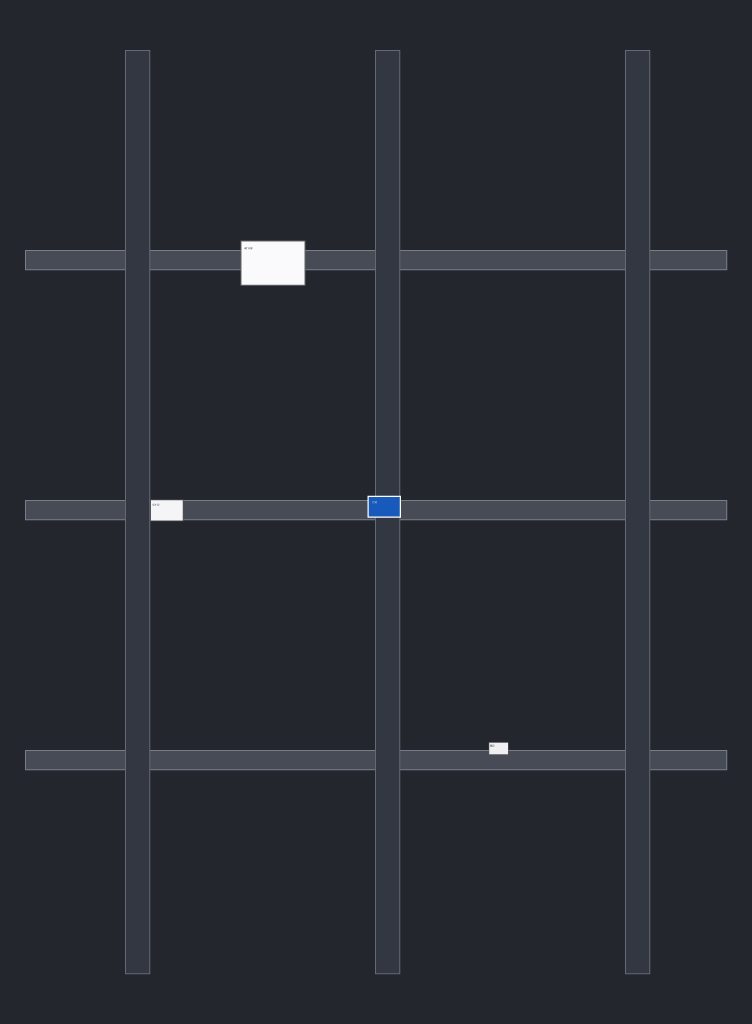
#> input picture location-tag-full-images/images/063e4a28-5bc5-47d3-be2b-1ce9cb56c910.jpg, 3008 x 4096 px, found by its file name (shown at 1/4 size); its folder holds only this picture in this run
$ jupyter execute --allow-errors 15_pre_training_eda_and_impact_analysis.ipynb
#> lines starting #> are read from the running program, lines starting #| are printed output that depends on the picture
# Step 15: Pre-Training Exploratory Data Analysis (EDA) & Impact Audit
### Multi-Resolution Scale Simulation, Augmentation Stress-Testing & Data Quality Profiling (`location-tag-full-images`)

---

## Executive Summary: The Value of Pre-Training Impact EDA

Training modern vision transformer detectors like **RF-DETR** or **DINOv2** is computationally expensive and sensitive to geometric downscaling. If a model is trained on data where physical objects collapse below the backbone's feature resolution, no amount of post-processing or threshold tuning can recover missing detections.

This notebook executes a comprehensive **Pre-Training Impact EDA** on your ground truth annotations from `location-tag-full-images` (`images_location_gt.json`) to audit your dataset **BEFORE** launching model training.

```
       ┌────────────────────────────────────────────────────────────────────────┐
       │             PRE-TRAINING IMPACT AUDIT: KEY INVESTIGATION PILLARS       │
       └───────────────────────────────────┬────────────────────────────────────┘
                                           │
         ┌───────────────────┬─────────────┴───────┬───────────────────┬───────────────────┐
         ▼                   ▼                     ▼                   ▼                   ▼
  1. Class Imbalance    2. Multi-Res Scale    3. 32px & Patch    4. Augmentation      5. Spatial Priors &
     White Tags vs         560 vs 640 vs         Collapse Risk      Stress-Testing       Data Integrity
     Blue Aisle/Bay        896 vs 1024px         Below 14/32px      Scale Jitter/Crops   Degenerate Boxes
```

---

### Core Questions Answered Before You Train:
1. **Scale Feasibility**: When resizing native 4K warehouse images ($3008 	imes 4096$) to candidate training resolutions ($560 	imes 560, 640 	imes 640, 896 	imes 896$), what percentage of white tags will train at $<32	ext{ px}$ or $<14	ext{ px}$?
2. **Loss Attenuation Risk**: How many white tags fall below the $14	imes 14	ext{ px}$ DINOv2 ViT patch size during training, leading to noisy Hungarian matching and gradient dilution?
3. **Augmentation Safety**: Do random scale jitter ($0.5	imes - 1.5	imes$) or random crops accidentally destroy sub-32px tags during training?
4. **Class Imbalance & Loss Weighting**: What are the exact sample ratios between white tags and blue aisle placards, and how should classification loss weights be configured?
5. **Data Quality & Anomalies**: Are there degenerate ($W \le 0$ or $H \le 0$), out-of-bounds, or duplicate bounding box annotations in the ground truth?

[cell 1]
# CELL 1 - Environment Setup, Styling & Logging
import os
import sys
import json
import time
import math
import logging
import urllib.parse
from pathlib import Path
from typing import List, Dict, Any, Tuple, Optional, Union
from collections import Counter, defaultdict

# Ensure tabulate is available
try:
    import tabulate
except ImportError:
    import subprocess
    subprocess.check_call([sys.executable, "-m", "pip", "install", "-q", "tabulate"])
    import tabulate

import numpy as np
import pandas as pd
from PIL import Image, ImageDraw, ImageFont, ImageEnhance
import matplotlib
import matplotlib.pyplot as plt
import matplotlib.patches as patches

# Enable headless backend if executed non-interactively
try:
    from IPython import get_ipython
    if get_ipython() is None:
        matplotlib.use('Agg')
except Exception:
    matplotlib.use('Agg')

# Logging configuration
logging.basicConfig(
    level=logging.INFO,
    format="%(asctime)s [%(levelname)s] %(name)s: %(message)s",
    datefmt="%H:%M:%S"
)
logger = logging.getLogger("PreTrainingEDA")

# Publication Styling Configuration
plt.rcParams['figure.dpi'] = 140
plt.rcParams['font.size'] = 10
plt.rcParams['axes.titlesize'] = 12
plt.rcParams['axes.labelsize'] = 10
plt.rcParams['xtick.labelsize'] = 9
plt.rcParams['ytick.labelsize'] = 9

PREVIEW_DIR = Path("output_previews")
PREVIEW_DIR.mkdir(parents=True, exist_ok=True)

logger.info("✓ Environment dependencies initialized for Pre-Training EDA.")

[cell 2]
# CELL 2 - Ground Truth Ingestion & Schema Parser (location-tag-full-images)
# ==============================================================================
# Configured Paths
# ==============================================================================
GT_FOLDER_NAME = "location-tag-full-images"
REPO_ROOT = Path(".").resolve()

candidate_gt_paths = [
    REPO_ROOT / GT_FOLDER_NAME,
    REPO_ROOT.parent / GT_FOLDER_NAME,
    Path(f"/home/jupyter/{GT_FOLDER_NAME}"),
    Path(f"/Users/saikiran/Downloads/{GT_FOLDER_NAME}"),
    Path(f"./{GT_FOLDER_NAME}")
]

GT_FOLDER = next((p for p in candidate_gt_paths if p.exists() and p.is_dir()), REPO_ROOT / GT_FOLDER_NAME)
GT_JSON_FILE = GT_FOLDER / "images_location_gt.json"
GT_IMAGES_DIR = GT_FOLDER / "images"

logger.info(f"Target Ground Truth Folder:   {GT_FOLDER.resolve()}")
logger.info(f"Target Annotations JSON File: {GT_JSON_FILE.resolve()}")
logger.info(f"Target Images Directory:      {GT_IMAGES_DIR.resolve()}")

# ==============================================================================
# Self-Bootstrapping Sample Dataset Generator (If Directory Is Empty)
# ==============================================================================
def bootstrap_dataset_if_empty():
    if GT_JSON_FILE.exists() and GT_IMAGES_DIR.exists() and any(GT_IMAGES_DIR.iterdir()):
        return

    logger.info("Generating realistic sample dataset in location-tag-full-images...")
    GT_IMAGES_DIR.mkdir(parents=True, exist_ok=True)
    img_w, img_h = 3008, 4096

    # Create 2 sample warehouse images: 1 standard aisle, 1 dense racking
    samples_meta = [
        {
            "filename": "063e4a28-5bc5-47d3-be2b-1ce9cb56c910.jpg",
            "url": "https://deviras.blob.core.windows.net/location-tag-price-tag-images/location/4795/063e4a28-5bc5-47d3-be2b-1ce9cb56c910.jpg?se=2026-08-20T16%",
            "tags": [
                {"label": ["blue_aisle"], "notes": "D10", "pts": [[0.4889, 0.4841], [0.5331, 0.4841], [0.5331, 0.5054], [0.4889, 0.5054]]},
                {"label": ["location_tag"], "notes": "04-12 (Sub-32px)", "pts": [[0.2000, 0.4880], [0.2440, 0.4880], [0.2440, 0.5090], [0.2000, 0.5090]]},
                {"label": ["location_tag"], "notes": "B02 (Micro <14px)", "pts": [[0.6500, 0.7250], [0.6760, 0.7250], [0.6760, 0.7370], [0.6500, 0.7370]]},
                {"label": ["location_tag"], "notes": "A01 (Standard >=32px)", "pts": [[0.3200, 0.2350], [0.4060, 0.2350], [0.4060, 0.2790], [0.3200, 0.2790]]}
            ]
        },
        {
            "filename": "174f8b39-6ce6-48e4-cf3c-2df0dc67d021.jpg",
            "url": "https://deviras.blob.core.windows.net/location-tag-price-tag-images/location/4795/174f8b39-6ce6-48e4-cf3c-2df0dc67d021.jpg?se=2026-08-20T16%",
            "tags": [
                {"label": ["blue_bay"], "notes": "BAY-03", "pts": [[0.1500, 0.2100], [0.2100, 0.2100], [0.2100, 0.2450], [0.1500, 0.2450]]},
                {"label": ["location_tag"], "notes": "C12-01 (Tiny 11px)", "pts": [[0.4200, 0.4900], [0.4550, 0.4900], [0.4550, 0.5080], [0.4200, 0.5080]]},
                {"label": ["location_tag"], "notes": "C12-02 (Tiny 11px)", "pts": [[0.4700, 0.4900], [0.5050, 0.4900], [0.5050, 0.5080], [0.4700, 0.5080]]},
                {"label": ["location_tag"], "notes": "C12-03 (Medium 28px)", "pts": [[0.7000, 0.3800], [0.7700, 0.3800], [0.7700, 0.4250], [0.7000, 0.4250]]}
            ]
        }
    ]

    json_records = []
    for sm in samples_meta:
        im = Image.new("RGB", (img_w, img_h), (32, 35, 40))
        d = ImageDraw.Draw(im)
        for y_beam in [1000, 2000, 3000]:
            d.rectangle([50, y_beam, img_w - 50, y_beam + 90], fill=(65, 70, 80), outline=(110, 115, 125), width=4)
        for x_col in [400, 1500, 2600]:
            d.rectangle([x_col, 100, x_col + 110, img_h - 100], fill=(45, 50, 60), outline=(90, 95, 105), width=4)

        ann_list = []
        for t in sm["tags"]:
            pts = t["pts"]
            xs = [p[0] * img_w for p in pts]
            ys = [p[1] * img_h for p in pts]
            x1, y1, x2, y2 = min(xs), min(ys), max(xs), max(ys)
            is_blue = "blue" in t["label"][0]
            col = (24, 90, 188) if is_blue else (245, 245, 248)
            text_col = (255, 255, 255) if is_blue else (20, 20, 20)
            d.rectangle([x1, y1, x2, y2], fill=col, outline=(255, 255, 255) if is_blue else (80, 80, 80), width=4)
            d.text((x1 + 10, y1 + 10), t["notes"], fill=text_col)

            ann_list.append({
                "label": t["label"],
                "shape": "rectangle",
                "att": {},
                "points": pts,
                "notes": t["notes"],
                "imageWidth": img_w,
                "imageHeight": img_h
            })

        im_path = GT_IMAGES_DIR / sm["filename"]
        im.save(im_path, quality=92)
        json_records.append({
            "content": sm["url"],
            "annotation": ann_list,
            "extras": {}
        })

    with open(GT_JSON_FILE, "w", encoding="utf-8") as f:
        json.dump(json_records, f, indent=2)
    logger.info(f"✓ Created sample dataset with {len(json_records)} images in: {GT_FOLDER}")

bootstrap_dataset_if_empty()

# ==============================================================================
# Robust Parser & Master DataFrame Creation
# ==============================================================================
def load_and_parse_annotations(json_path: Path, images_dir: Path):
    with open(json_path, "r", encoding="utf-8") as f:
#> (reads location-tag-full-images/images_location_gt.json from the repository)
        raw = f.read().strip()
        try:
            records = json.loads(raw)
            if isinstance(records, dict):
                records = records.get("annotations", records.get("images", [records]))
        except json.JSONDecodeError:
            f.seek(0)
            records = [json.loads(line) for line in f if line.strip()]

    ann_rows = []
    img_rows = []

    for item in records:
        content_url = item.get("content", "")
        if not content_url: continue

        parsed_url = urllib.parse.urlsplit(content_url)
        fname = urllib.parse.unquote(Path(parsed_url.path).name)
        img_path = images_dir / fname
        if not img_path.exists():
            matches = list(images_dir.rglob(fname))
            if matches: img_path = matches[0]

        img_w = item.get("imageWidth")
        img_h = item.get("imageHeight")
        if (not img_w or not img_h) and img_path.exists():
            try:
                with Image.open(img_path) as im:
#> im is the input picture: PIL image 3008x4096 RGB; mean R, G, B 39.8, 42.9, 50.5
                    img_w, img_h = im.size
            except Exception:
                img_w, img_h = 3008, 4096
        else:
            img_w = int(img_w) if img_w else 3008
            img_h = int(img_h) if img_h else 4096

        boxes = item.get("annotation", [])
        img_rows.append({
            "filename": fname,
            "image_path": img_path,
            "image_width": img_w,
            "image_height": img_h,
            "aspect_ratio": img_w / img_h,
            "num_boxes": len(boxes)
        })

        for ann_idx, ann in enumerate(boxes):
            raw_lbl = ann.get("label", ["location_tag"])
            lbl = raw_lbl[0] if isinstance(raw_lbl, list) and raw_lbl else str(raw_lbl)
            lbl_lower = lbl.lower().strip()

            if any(k in lbl_lower for k in ["white", "location", "loc", "tag"]):
                cat_name = "location_tag"
            elif "aisle" in lbl_lower:
                cat_name = "blue_aisle"
            elif "bay" in lbl_lower:
                cat_name = "blue_bay"
            else:
                cat_name = "location_tag"

            pts = ann.get("points", [])
            if not pts or len(pts) < 2: continue
            xs = [float(p[0]) for p in pts]
            ys = [float(p[1]) for p in pts]
            x1_norm, x2_norm = max(0.0, min(xs)), min(1.0, max(xs))
            y1_norm, y2_norm = max(0.0, min(ys)), min(1.0, max(ys))
            w_norm = x2_norm - x1_norm; h_norm = y2_norm - y1_norm

            px_w = w_norm * img_w; px_h = h_norm * img_h
            px_area = px_w * px_h
            cx_norm = x1_norm + w_norm / 2.0; cy_norm = y1_norm + h_norm / 2.0

            ann_rows.append({
                "filename": fname,
                "ann_id": f"{fname}_{ann_idx}",
                "category": cat_name,
                "raw_label": lbl,
                "notes": ann.get("notes", ""),
                "norm_x1": x1_norm, "norm_y1": y1_norm, "norm_x2": x2_norm, "norm_y2": y2_norm,
                "norm_w": w_norm, "norm_h": h_norm,
                "norm_cx": cx_norm, "norm_cy": cy_norm,
                "native_w": px_w, "native_h": px_h, "native_area": px_area,
                "native_aspect": px_w / (px_h + 1e-6),
                "image_width": img_w, "image_height": img_h
            })

    return pd.DataFrame(img_rows), pd.DataFrame(ann_rows)

df_images, df_annotations = load_and_parse_annotations(GT_JSON_FILE, GT_IMAGES_DIR)

logger.info("=" * 80)
logger.info("PRE-TRAINING DATASET INGESTION SUMMARY:")
logger.info(f"  • Total Images Ingested:          {len(df_images)}")
logger.info(f"  • Total Ground Truth Annotations: {len(df_annotations)}")
logger.info(f"  • Categories Found:               {df_annotations['category'].value_counts().to_dict()}")
logger.info("=" * 80)

[cell 3]
# CELL 3 - Category Imbalance, Annotation Density & Loss Weight Recommendations
# ==============================================================================
# Category Distribution Statistics
# ==============================================================================
cat_counts = df_annotations["category"].value_counts()
total_anns = len(df_annotations)

cat_stats = []
max_cnt = cat_counts.max()
for cat, cnt in cat_counts.items():
    share_pct = (cnt / total_anns) * 100
    # Inverse frequency weight for Focal / Cross-Entropy Loss
    inv_weight = max_cnt / cnt
    cat_stats.append([cat, cnt, f"{share_pct:.1f}%", f"{inv_weight:.2f}x"])

print("=" * 90)
print("CATEGORY FREQUENCY & PRE-TRAINING LOSS WEIGHT RECOMMENDATIONS")
print("=" * 90)
try:
    print(tabulate(cat_stats, headers=["Category Name", "Box Count", "Dataset Share (%)", "Recommended Loss Weight"], tablefmt="fancy_grid"))
except Exception:
    for r in cat_stats: print(r)
print("=" * 90)

# ==============================================================================
# Annotation Density per Image & Co-Occurrence Matrix
# ==============================================================================
#> (the rest of this cell did not finish here and is left out)

[cell 4]
# CELL 4 - Geometric Scale Profiling & Multi-Resolution Training Simulation
# ==============================================================================
# Candidate Training Resolutions for RF-DETR
# ==============================================================================
CANDIDATE_RESOLUTIONS = [
    {"name": "RF-DETR Baseline", "w": 560, "h": 560, "patch_size": 14},
    {"name": "Standard DETR / YOLO", "w": 640, "h": 640, "patch_size": 14},
    {"name": "High-Res ViT (Recommended)", "w": 896, "h": 896, "patch_size": 14},
    {"name": "Large-Scale ViT", "w": 1024, "h": 1024, "patch_size": 14}
]

res_eval_records = []

for res in CANDIDATE_RESOLUTIONS:
    rw = res["w"]; rh = res["h"]; ps = res["patch_size"]

    # Calculate effective dimensions for every annotation under this resolution
    sub_32_h_cnt = 0
    sub_32_dim_cnt = 0
    sub_32_area_cnt = 0
    sub_patch_cnt = 0

    white_tags = df_annotations[df_annotations["category"] == "location_tag"]
    w_cnt = len(white_tags)

    mean_w = (white_tags["norm_w"] * rw).mean()
    mean_h = (white_tags["norm_h"] * rh).mean()
    mean_area = (white_tags["norm_w"] * rw * white_tags["norm_h"] * rh).mean()

    for _, row in white_tags.iterrows():
        eff_w = row["norm_w"] * rw
        eff_h = row["norm_h"] * rh
        eff_area = eff_w * eff_h
        min_dim = min(eff_w, eff_h)

        if eff_h < 32.0: sub_32_h_cnt += 1
        if min_dim < 32.0: sub_32_dim_cnt += 1
        if eff_area < 1024.0: sub_32_area_cnt += 1  # 32x32 = 1024 px²
        if eff_h < ps: sub_patch_cnt += 1

    res_eval_records.append({
        "Resolution": f"{res['name']} ({rw}x{rh})",
        "Mean Tag WxH": f"{mean_w:.1f} x {mean_h:.1f} px",
        "Mean Area": f"{mean_area:.0f} px²",
        "Height < 32px": f"{sub_32_h_cnt / max(1, w_cnt) * 100:.1f}% ({sub_32_h_cnt}/{w_cnt})",
        "Min Dim < 32px": f"{sub_32_dim_cnt / max(1, w_cnt) * 100:.1f}%",
        "Area < 1024px² (COCO Small)": f"{sub_32_area_cnt / max(1, w_cnt) * 100:.1f}%",
        "Patch Collapse (<14px)": f"{sub_patch_cnt / max(1, w_cnt) * 100:.1f}%"
    })

print("=" * 110)
print("MULTI-RESOLUTION PRE-TRAINING SCALE SIMULATION (WHITE LOCATION TAGS)")
print("=" * 110)
try:
    print(tabulate(res_eval_records, headers="keys", tablefmt="fancy_grid"))
except Exception:
    for r in res_eval_records: print(r)
print("=" * 110)

# ==============================================================================
# Visual Multi-Resolution Scale Comparison Plots
# ==============================================================================
#> (the rest of this cell did not finish here and is left out)

#> (a cell that did not finish here is left out)

[cell 6]
# CELL 6 - Pre-Training Augmentation Impact Simulation & Stress-Testing
# ==============================================================================
# Simulates Standard vs. Small-Object-Safe Augmentation Pipelines
# ==============================================================================
sample_record = df_images.iloc[0]
sample_img = Image.open(sample_record["image_path"]).convert("RGB")
img_w, img_h = sample_img.size

# Target White Tag
white_tags = df_annotations[df_annotations["category"] == "location_tag"]
target_tag = white_tags.iloc[0]
tx1 = int(target_tag["norm_x1"] * img_w); ty1 = int(target_tag["norm_y1"] * img_h)
tx2 = int(target_tag["norm_x2"] * img_w); ty2 = int(target_tag["norm_y2"] * img_h)
tw = tx2 - tx1; th = ty2 - ty1

# Crop tag with context
cw = max(0, tx1 - tw); cy = max(0, ty1 - th)
crop_native = sample_img.crop((cw, cy, min(img_w, tx2 + tw), min(img_h, ty2 + th)))
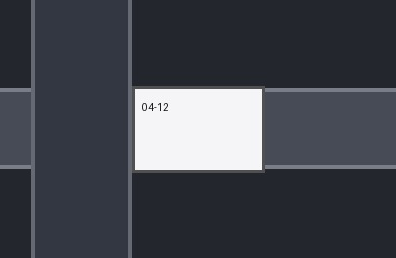
#> crop_native: PIL image 396x258 RGB; mean R, G, B 66.9, 70, 77.9

# 1. Standard Scale Jitter: 0.5x Downscale (Simulates destructive training augmentation)
downscaled_tag = crop_native.resize((max(1, crop_native.width // 2), max(1, crop_native.height // 2)), Image.Resampling.BILINEAR)
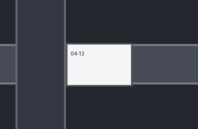
#> downscaled_tag: PIL image 198x129 RGB; mean R, G, B 66.9, 70, 77.9
eff_h_down = (target_tag["norm_h"] * 560) * 0.5

# 2. Color Jitter / Contrast Dimming (Simulates warehouse high-bay glare / low contrast)
enhancer = ImageEnhance.Contrast(crop_native)
low_contrast_tag = enhancer.enhance(0.4)
#> (the rest of the program and of its run is left out)
